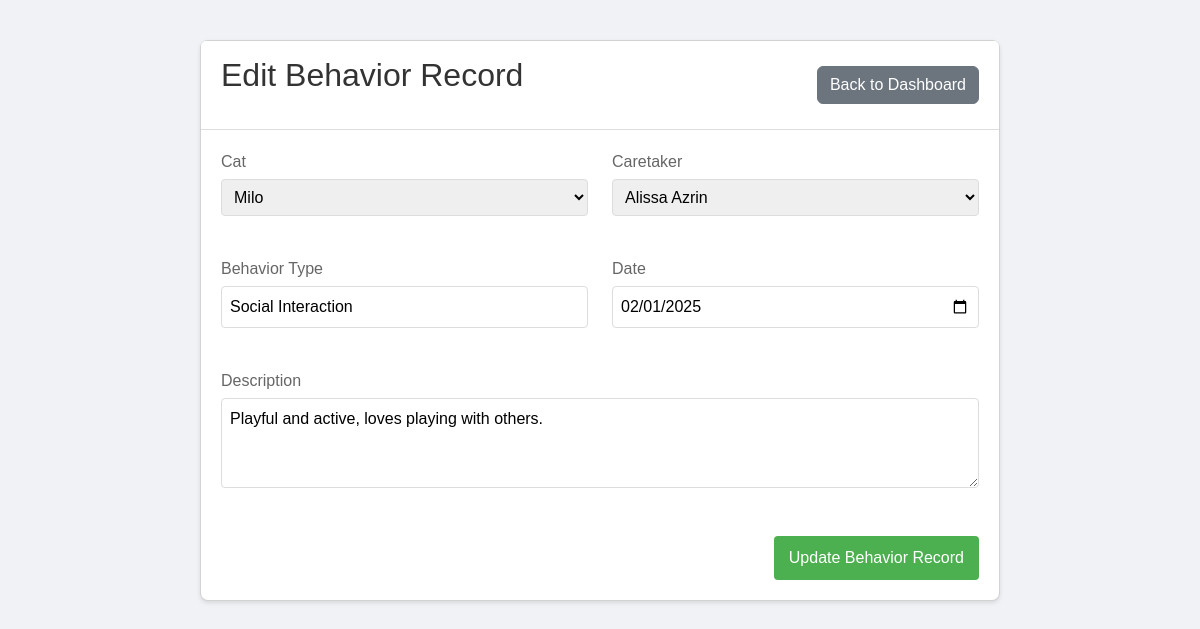
Page /cat_sanctuary/edit_behavior.php?id=1 (signed in) on the committed database.
### tables this page shows
CREATE TABLE `Behavior` (
  `behaviorID` int(11) NOT NULL,
  `catID` int(11) DEFAULT NULL,
  `behaviorType` varchar(50) NOT NULL,
  `Description` text,
  `Date` date NOT NULL,
  `caretakerID` int(11) DEFAULT NULL,
  `CreatedAt` timestamp NOT NULL DEFAULT CURRENT_TIMESTAMP
);

CREATE TABLE `Cat` (
  `catID` int(11) NOT NULL,
  `Name` varchar(50) NOT NULL,
  `DateOfBirth` date DEFAULT NULL,
  `Breed` varchar(30) DEFAULT NULL,
  `Color` varchar(30) DEFAULT NULL,
  `Gender` varchar(10) DEFAULT NULL,
  `IntakeDate` date NOT NULL,
  `Status` tinyint(1) DEFAULT '1'
);

### cat_sanctuary/edit_behavior.php (the view, shortened to what this page needs)
<?php
require_once 'config.php';
$behaviorID = isset($_GET['id']) ? (int)$_GET['id'] : 0;
try {
    $stmt = $pdo->prepare("SELECT catID, name FROM Cat");
    $stmt->execute();
    $cats = $stmt->fetchAll(PDO::FETCH_ASSOC);
} catch (PDOException $e) {
    $error = "Error fetching cats: " . $e->getMessage();
    $cats = [];
}
try {
    $stmt = $pdo->prepare("SELECT UserID, CONCAT(firstName, ' ', lastName) AS CaretakerName FROM users WHERE Role = 'Caretaker'");
    $stmt->execute();
    $caretakers = $stmt->fetchAll(PDO::FETCH_ASSOC);
} catch (PDOException $e) {
    $error = "Error fetching caretakers: " . $e->getMessage();
    $caretakers = [];
}
try {
    $stmt = $pdo->prepare("SELECT * FROM Behavior WHERE behaviorID = ?");
    $stmt->execute([$behaviorID]);
    $behavior = $stmt->fetch(PDO::FETCH_ASSOC);
} catch (PDOException $e) {
    $error = "Error fetching behavior record: " . $e->getMessage();
}
?>
<!DOCTYPE html>
<html lang="en">
<head>
    <link rel="stylesheet" href="https://cdn.jsdelivr.net/npm/bootstrap@5.3.0/dist/css/bootstrap.min.css">
</head>
<body>
    <div class="container">
        <div class="card">
            <div class="card-header d-flex justify-content-between align-items-center">
                <h2>Edit Behavior Record</h2>
                <a href="dashboard.php?tab=behavior" class="btn btn-secondary">Back to Dashboard</a>
            </div>
            <div class="card-body">
                <form method="POST" action="">
                    <div class="row mb-3">
                        <div class="col-md-6">
                            <div class="form-group">
                                <label for="catID">Cat</label>
                                <select id="catID" name="catID" required>
                                    <?php foreach ($cats as $cat): ?>
                                        <option value="<?php echo htmlspecialchars($cat['catID']); ?>"
                                                <?php echo ($cat['catID'] == $behavior['catID']) ? 'selected' : ''; ?>>
                                            <?php echo htmlspecialchars($cat['name']); ?>
                                        </option>
                                    <?php endforeach; ?>
                                </select>
                            </div>
                        </div>
                        <div class="col-md-6">
                            <div class="form-group">
                                <label for="caretakerID">Caretaker</label>
                                <select id="caretakerID" name="caretakerID" required>
                                    <?php foreach ($caretakers as $caretaker): ?>
                                        <option value="<?php echo htmlspecialchars($caretaker['UserID']); ?>"
                                                <?php echo ($caretaker['UserID'] == $behavior['caretakerID']) ? 'selected' : ''; ?>>
                                            <?php echo htmlspecialchars($caretaker['CaretakerName']); ?>
                                        </option>
                                    <?php endforeach; ?>
                                </select>
                            </div>
                        </div>
                    </div>
                    <div class="row mb-3">
                        <div class="col-md-6">
                            <div class="form-group">
                                <label for="behaviorType">Behavior Type</label>
                                <input type="text" id="behaviorType" name="behaviorType" maxlength="50" required
                                       value="<?php echo htmlspecialchars($behavior['behaviorType']); ?>">
                            </div>
                        </div>
                        <div class="col-md-6">
                            <div class="form-group">
                                <label for="Date">Date</label>
                                <input type="date" id="Date" name="Date" required
                                       value="<?php echo htmlspecialchars($behavior['Date']); ?>">
                            </div>
                        </div>
                    </div>
                    <div class="row mb-3">
                        <div class="col-md-12">
                            <div class="form-group">
                                <label for="Description">Description</label>
                                <textarea id="Description" name="Description" rows="3"><?php echo htmlspecialchars($behavior['Description']); ?></textarea>
                            </div>
                        </div>
                    </div>
                    <div class="d-grid gap-2 d-md-flex justify-content-md-end">
                        <button type="submit">Update Behavior Record</button>
                    </div>
                </form>
            </div>
        </div>
    </div>
</body>
</html>

### cat_sanctuary/edit_behavior.php (style rules this page uses)
* { box-sizing: border-box; margin: 0; padding: 0; font-family: Arial, sans-serif; }
body { background-color: #f0f2f5; }
.container { max-width: 1200px; margin: 0 auto; padding: 20px; }
.card { max-width: 800px; margin: 20px auto; background: white; border-radius: 8px; box-shadow: 0 2px 4px rgba(0,0,0,0.1); }
h1, h2 { color: #333; margin-bottom: 20px; }
.form-group { margin-bottom: 15px; }
label { display: block; margin-bottom: 5px; color: #666; }
input, select, textarea { width: 100%; padding: 8px; border: 1px solid #ddd; border-radius: 4px; margin-bottom: 10px; }
button { background: #4CAF50; color: white; padding: 10px 15px; border: none; border-radius: 4px; cursor: pointer; }
.btn-secondary { background: #6c757d; }
.card-header { background-color: #fff; border-bottom: 1px solid #ddd; padding: 15px 20px; }
.card-body { padding: 20px; }

### rows in the picture
behavior: catID "Milo", caretakerID "Alissa Azrin", behaviorType "Social Interaction", Date "02/01/2025", Description "Playful and active, loves playing with others."
